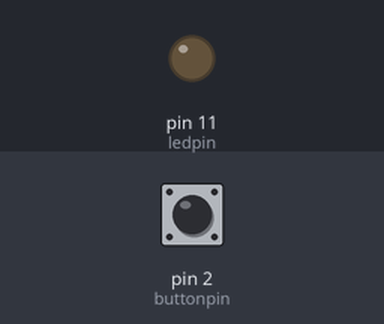
Bench run of a sketch on a simulated Arduino Uno, built with avr-gcc and run on an emulated ATmega328P. On the bench: output pins drawn as LEDs (lit = HIGH). The inputs (shaded band) are chosen by the test bench; at power-on: pin 2 (buttonpin) HIGH. What the sketch prints to the serial monitor is not drawn.

Above: at 1.2 s.
1.3 s: pin 2 (buttonpin) pulled LOW for 0.15 s
At 1.37 s:
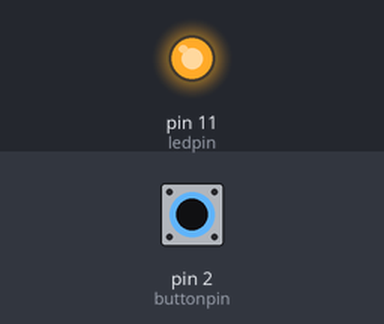
2.9 s: pin 2 (buttonpin) pulled LOW for 3.2 s
At 7.5 s:
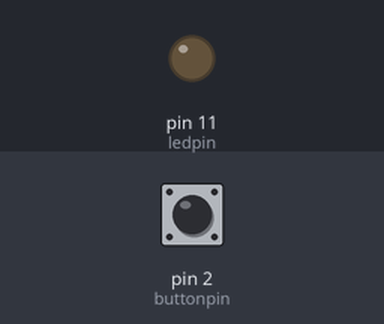
Timing chart, 0 to 9.0 s (numbered marks = the images above; inputs shaded):
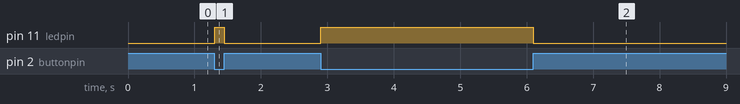

The sketch:

17.11ArduinoNIP_2.ino
```cpp
int ledpin = 11;
int buttonpin = 2;

void setup() {
  pinMode(ledpin, OUTPUT);
  pinMode(buttonpin, INPUT);
  Serial.begin(9600);
}

void loop() {
  int estado = digitalRead(buttonpin);
  if(estado == LOW){
    digitalWrite(ledpin, HIGH);

    Serial.println(estado);
  }else{
    digitalWrite(ledpin, LOW);
    Serial.println(estado);
  }
}
```

Measured:
- after the input at 1.3 s, pin 11 (ledpin): LOW → HIGH at once, → LOW 0.15 s later
- after the input at 2.9 s, pin 11 (ledpin): LOW → HIGH at once, → LOW 3.2 s later
